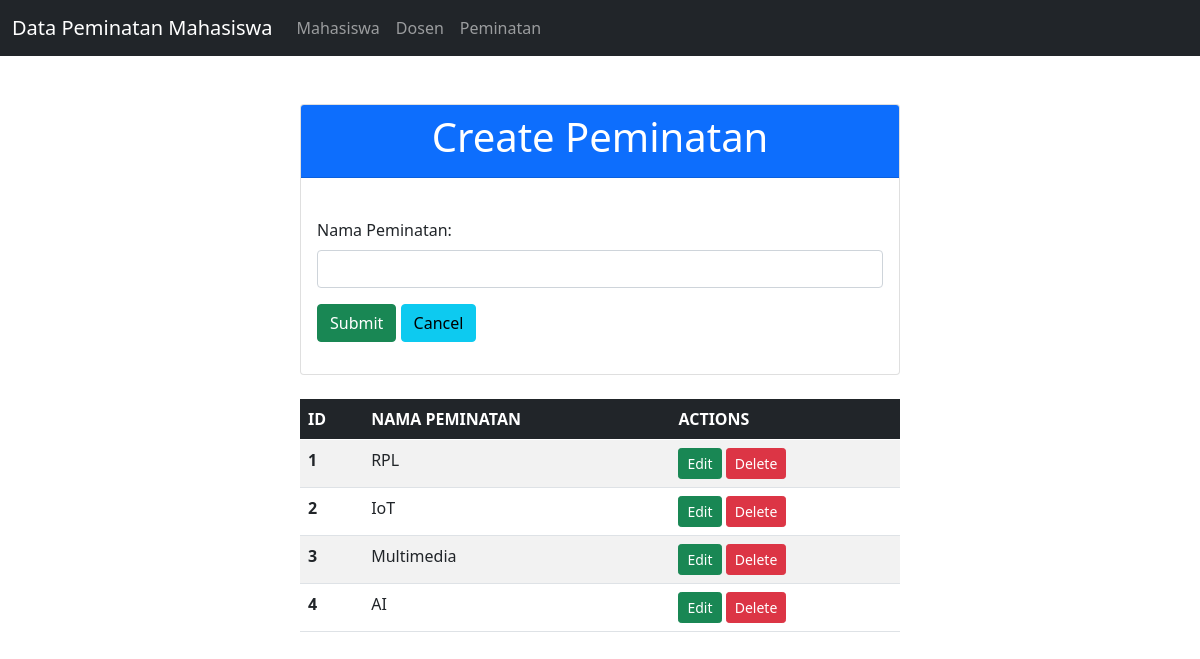
Page /Project/index.php?page=create_peminatan on the committed database.
### tables this page shows
CREATE TABLE `peminatan` (
  `id` int(11) NOT NULL,
  `nama_peminatan` varchar(100) NOT NULL
);

### Project/controller/ControllerPeminatan.php (called while the page is built, shortened)
<?php
class ControllerPeminatan {
    public function create() {
        include "view/create_peminatan.php";
    }
}
?>

### Project/view/create_peminatan.php (the view, shortened to what this page needs)
<!DOCTYPE html>
<html lang="en">
<head>
  <link href="bootstrap.min.css" rel="stylesheet">
</head>
<body>
  <nav class="navbar navbar-expand-lg navbar-dark bg-dark">
    <div class="container-fluid">
      <a class="navbar-brand" href="index.php">Data Peminatan Mahasiswa</a>
      <div class="collapse navbar-collapse" id="navbarNav">
        <ul class="navbar-nav">
          <li class="nav-item">
            <a class="nav-link" href="index.php">Mahasiswa</a>
          </li>
          <li class="nav-item">
            <a class="nav-link" href="index.php?page=create_dosen">Dosen</a>
          </li>
          <li class="nav-item">
            <a class="nav-link" href="index.php?page=create_peminatan">Peminatan</a>
          </li>
        </ul>
      </div>
    </div>
  </nav>
  <div class="col-lg-6 m-auto">
    <form method="post" action="index.php?page=store_peminatan">
      <br><br>
      <div class="card">
        <div class="card-header bg-primary">
          <h1 class="text-white text-center">Create Peminatan</h1>
        </div><br>
        <div class="card-body">
          <div class="mb-3">
            <label class="form-label">Nama Peminatan:</label>
            <input type="text" name="nama_peminatan" class="form-control" required>
          </div>
          <div class="mb-3">
            <button class="btn btn-success" type="submit" name="submit">Submit</button>
            <a class="btn btn-info" href="create_peminatan">Cancel</a>
          </div>
        </div>
      </div>
    </form>
    <br>
    <?php
    include "connection.php";
    $sql = "SELECT * FROM peminatan";
    $result = $conn->query($sql);
    ?>
    <table class="table table-striped table-hover">
      <thead class="table-dark">
        <tr>
          <th>ID</th>
          <th>NAMA PEMINATAN</th>
          <th>ACTIONS</th>
        </tr>
      </thead>
      <tbody>
        <?php
        if (!$result) {
          echo "<tr><td colspan='8' class='text-center'>Database error: " . $conn->error . "</td></tr>";
        } else if ($result->num_rows == 0) {
          echo "<tr><td colspan='8' class='text-center'>Tidak ada data peminatan</td></tr>";
        } else {
          while ($row = $result->fetch_assoc()) {
            echo "
            <tr>
              <th>" . $row['id'] . "</th>
              <td>" . $row['nama_peminatan'] . "</td>
              <td>
                <a class='btn btn-success btn-sm' href='index.php?page=edit_peminatan&id=" . $row['id'] . "'>Edit</a>
                <a class='btn btn-danger btn-sm' href='index.php?page=delete_peminatan&id=" . $row['id'] . "' onclick='return confirm(\"Apakah Anda yakin ingin menghapus data ini?\")'>Delete</a>
              </td>
            </tr>
            ";
          }
        }
        ?>
      </tbody>
    </table>
  </div>
</body>
</html>

### rows in the picture
peminatan: id "1", nama_peminatan "RPL"
peminatan: id "2", nama_peminatan "IoT"
peminatan: id "3", nama_peminatan "Multimedia"
peminatan: id "4", nama_peminatan "AI"
